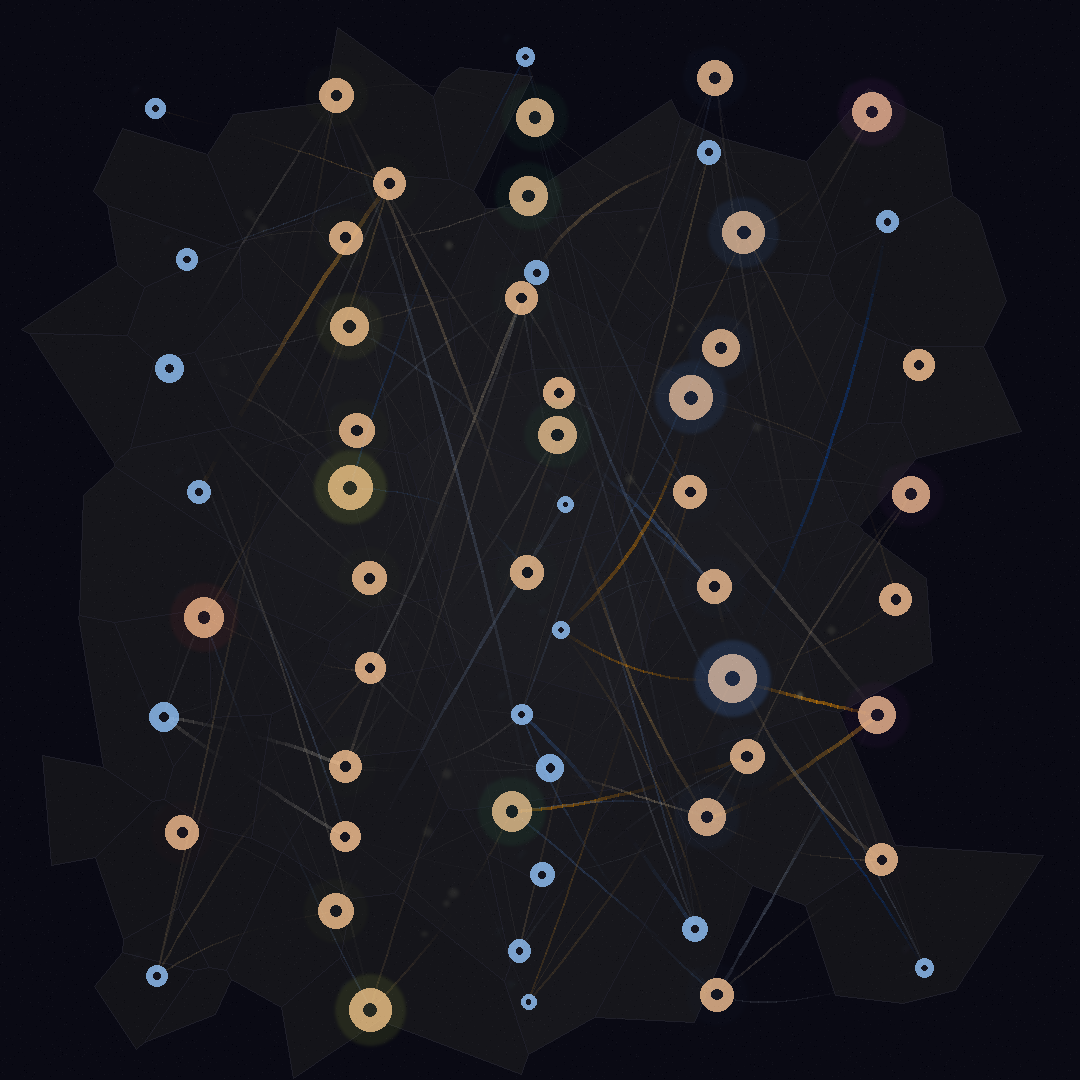

Python code for this plot:
from PIL import Image, ImageDraw, ImageFilter
import numpy as np
import matplotlib.pyplot as plt
from scipy.spatial import Voronoi, voronoi_plot_2d
from scipy.ndimage import gaussian_filter
import math
import random
import colorsys

# Canvas dimensions
WIDTH, HEIGHT = 1080, 1080

# Neural network parameters
class Neuron:
    def __init__(self, x, y, layer_idx):
        self.x = x
        self.y = y
        self.layer = layer_idx
        self.activation = random.uniform(0, 1)
        self.connections = []
        self.bias = random.uniform(-0.5, 0.5)
        self.memory = []  # Store activation history
        self.resonance_freq = random.uniform(0.1, 0.5)
        self.phase = random.uniform(0, 2 * math.pi)
        
    def update_activation(self, time_step):
        # Activation oscillates with unique frequency
        base_activation = 0
        for conn in self.connections:
            base_activation += conn['neuron'].activation * conn['weight']
        
        # Add temporal dynamics
        temporal_component = math.sin(time_step * self.resonance_freq + self.phase)
        self.activation = np.tanh(base_activation + self.bias + temporal_component * 0.3)
        
        # Store in memory (keep last 10 states)
        self.memory.append(self.activation)
        if len(self.memory) > 10:
            self.memory.pop(0)

# Create neural network architecture
def create_network():
    neurons = []
    layers = [8, 12, 16, 12, 8]  # Network architecture
    
    for layer_idx, num_neurons in enumerate(layers):
        layer_neurons = []
        layer_x = WIDTH * (layer_idx + 1) / (len(layers) + 1)
        
        for i in range(num_neurons):
            y = HEIGHT * (i + 1) / (num_neurons + 1)
            # Add some organic positioning
            x = layer_x + random.uniform(-30, 30)
            y = y + random.uniform(-20, 20)
            
            neuron = Neuron(x, y, layer_idx)
            layer_neurons.append(neuron)
        
        neurons.append(layer_neurons)
    
    # Create connections
    for l in range(len(layers) - 1):
        for n1 in neurons[l]:
            # Connect to subset of next layer (not fully connected for visual clarity)
            num_connections = random.randint(2, min(6, len(neurons[l + 1])))
            connected_to = random.sample(neurons[l + 1], num_connections)
            
            for n2 in connected_to:
                weight = random.gauss(0, 0.5)
                n1.connections.append({'neuron': n2, 'weight': weight})
    
    return neurons

# Create the main image
img = Image.new('RGB', (WIDTH, HEIGHT), color=(10, 10, 20))

# Create glow layer for neural activity
glow_layer = Image.new('RGBA', (WIDTH, HEIGHT), (0, 0, 0, 0))
glow_draw = ImageDraw.Draw(glow_layer)

# Background - subtle neural field
# Use Voronoi diagram for organic cellular structure
points = []
for _ in range(100):
    points.append([random.uniform(0, WIDTH), random.uniform(0, HEIGHT)])

vor = Voronoi(np.array(points))

# Draw Voronoi cells as background texture
draw = ImageDraw.Draw(img)
for region_idx in range(len(vor.regions)):
    region = vor.regions[region_idx]
    if not region or -1 in region:
        continue
    
    try:
        polygon = [tuple(vor.vertices[i]) for i in region]
        # Check if polygon is valid
        if len(polygon) >= 3 and all(0 <= p[0] <= WIDTH and 0 <= p[1] <= HEIGHT for p in polygon):
            # Subtle coloring based on position
            center_x = sum(p[0] for p in polygon) / len(polygon)
            center_y = sum(p[1] for p in polygon) / len(polygon)
            
            distance_from_center = math.sqrt((center_x - WIDTH/2)**2 + (center_y - HEIGHT/2)**2)
            intensity = 20 + int(10 * (1 - distance_from_center / (WIDTH/2)))
            
            draw.polygon(polygon, fill=(intensity, intensity, intensity + 5), outline=(30, 30, 40))
    except:
        pass  # Skip invalid polygons

# Create neural network
network = create_network()

# Simulate network activity
time_steps = 50
for t in range(time_steps):
    # Update all neurons
    for layer in network:
        for neuron in layer:
            neuron.update_activation(t)

# Draw the network
draw = ImageDraw.Draw(img, 'RGBA')

# Draw connections as flowing energy
for layer in network:
    for neuron in layer:
        for conn in neuron.connections:
            n2 = conn['neuron']
            weight = conn['weight']
            
            # Connection strength affects visual properties
            alpha = int(abs(weight) * 100)
            width = 1 + int(abs(weight) * 3)
            
            # Color based on weight sign and activation flow
            activation_flow = neuron.activation * weight
            if activation_flow > 0:
                # Positive flow - warm colors
                hue = 0.1  # Orange
            else:
                # Negative flow - cool colors
                hue = 0.6  # Blue
            
            saturation = min(1.0, abs(activation_flow) * 2)
            value = 0.5 + abs(activation_flow) * 0.5
            
            r, g, b = [int(c * 255) for c in colorsys.hsv_to_rgb(hue, saturation, value)]
            
            # Draw connection with bezier curve for organic feel
            control_x = (neuron.x + n2.x) / 2 + random.uniform(-50, 50)
            control_y = (neuron.y + n2.y) / 2 + random.uniform(-50, 50)
            
            # Draw multiple segments for the curve
            segments = 20
            for i in range(segments):
                t1 = i / segments
                t2 = (i + 1) / segments
                
                # Bezier curve formula
                x1 = (1-t1)**2 * neuron.x + 2*(1-t1)*t1 * control_x + t1**2 * n2.x
                y1 = (1-t1)**2 * neuron.y + 2*(1-t1)*t1 * control_y + t1**2 * n2.y
                x2 = (1-t2)**2 * neuron.x + 2*(1-t2)*t2 * control_x + t2**2 * n2.x
                y2 = (1-t2)**2 * neuron.y + 2*(1-t2)*t2 * control_y + t2**2 * n2.y
                
                # Pulsing effect along the connection
                pulse = math.sin(t1 * math.pi * 2 + neuron.phase) * 0.5 + 0.5
                segment_alpha = int(alpha * pulse)
                
                draw.line([(x1, y1), (x2, y2)], 
                         fill=(r, g, b, segment_alpha), 
                         width=width)

# Draw neurons
for layer_idx, layer in enumerate(network):
    for neuron in layer:
        # Neuron size based on activation
        base_size = 15
        size = base_size + neuron.activation * 10
        
        # Layer depth affects color
        layer_hue = layer_idx / len(network)
        
        # Activation affects brightness
        brightness = 0.3 + abs(neuron.activation) * 0.7
        
        # Memory trail - show activation history
        for i, past_activation in enumerate(neuron.memory):
            trail_alpha = int(50 * i / len(neuron.memory))
            trail_size = size * (0.5 + 0.5 * i / len(neuron.memory))
            offset = (len(neuron.memory) - i) * 2
            
            glow_draw.ellipse([neuron.x - trail_size - offset, 
                              neuron.y - trail_size - offset,
                              neuron.x + trail_size - offset, 
                              neuron.y + trail_size - offset],
                             fill=(100, 150, 200, trail_alpha))
        
        # Neuron glow
        for glow_level in range(3):
            glow_size = size + (glow_level + 1) * 5
            glow_alpha = int(150 * neuron.activation / (glow_level + 1))
            
            r, g, b = [int(c * 255) for c in colorsys.hsv_to_rgb(layer_hue, 0.7, brightness)]
            
            glow_draw.ellipse([neuron.x - glow_size, neuron.y - glow_size,
                              neuron.x + glow_size, neuron.y + glow_size],
                             fill=(r, g, b, glow_alpha))
        
        # Neuron core
        if neuron.activation > 0:
            core_color = (255, 200, 150, 200)  # Warm for positive
        else:
            core_color = (150, 200, 255, 200)  # Cool for negative
            
        draw.ellipse([neuron.x - size, neuron.y - size,
                     neuron.x + size, neuron.y + size],
                    fill=core_color)
        
        # Inner detail - nucleus
        nucleus_size = size * 0.3
        draw.ellipse([neuron.x - nucleus_size, neuron.y - nucleus_size,
                     neuron.x + nucleus_size, neuron.y + nucleus_size],
                    fill=(20, 20, 30, 255))

# Add synaptic sparks at highly active connections
for _ in range(100):
    layer = random.choice(network[:-1])  # Not the last layer
    neuron = random.choice(layer)
    if abs(neuron.activation) > 0.5 and neuron.connections:
        conn = random.choice(neuron.connections)
        
        # Spark position along the connection
        t = random.uniform(0.3, 0.7)
        spark_x = neuron.x + t * (conn['neuron'].x - neuron.x)
        spark_y = neuron.y + t * (conn['neuron'].y - neuron.y)
        
        # Spark properties
        spark_size = random.uniform(1, 4)
        intensity = abs(neuron.activation * conn['weight'])
        
        for i in range(3):
            s = spark_size + i
            alpha = int(200 * intensity / (i + 1))
            glow_draw.ellipse([spark_x - s, spark_y - s, spark_x + s, spark_y + s],
                             fill=(255, 255, 200, alpha))

# Composite the glow layer
img = img.convert('RGBA')
glow_layer = glow_layer.filter(ImageFilter.GaussianBlur(radius=2))
img = Image.alpha_composite(img, glow_layer)

# Final adjustments
img = img.convert('RGB')

# Add subtle noise for organic feel
pixels = img.load()
for x in range(0, WIDTH, 2):
    for y in range(0, HEIGHT, 2):
        if random.random() < 0.1:
            noise = random.randint(-10, 10)
            r, g, b = pixels[x, y]
            pixels[x, y] = (max(0, r + noise), max(0, g + noise), max(0, b + noise))

img.save('synaptic_symphony_01.png')
print("Synaptic Symphony created: synaptic_symphony_01.png")